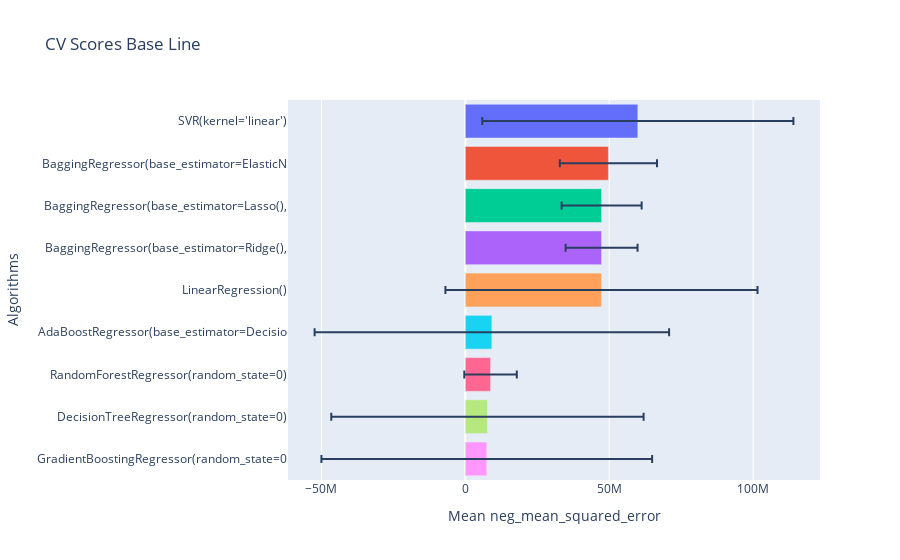

Here is the notebook cell this chart was saved with:
### Markdown cell above
De nuevo el que obtiene un menor error absoluto es AdaBoost.

### Code cell
gp.crossval_models(x_train,y_train,10,lista_estimadores,"neg_mean_squared_error")

### Figure 1 — Plotly figure (JSON) as saved in the notebook; plotly's stock layout.template omitted (floating-point values rounded to 4 significant figures)
{"data": [{"alignmentgroup": "True", "error_x": {"array": [54050000.0]}, "hovertemplate": "Algorithms=%{y}<br>Mean neg_mean_squared_error=%{x}<extra></extra>", "legendgroup": "SVR(kernel='linear')", "marker": {"color": "#636efa", "pattern": {"shape": ""}}, "name": "SVR(kernel='linear')", "offsetgroup": "SVR(kernel='linear')", "orientation": "h", "showlegend": true, "textposition": "auto", "type": "bar", "x": [59940000.0], "xaxis": "x", "y": ["SVR(kernel='linear')"], "yaxis": "y"}, {"alignmentgroup": "True", "error_x": {"array": [16880000.0]}, "hovertemplate": "Algorithms=%{y}<br>Mean neg_mean_squared_error=%{x}<extra></extra>", "legendgroup": "BaggingRegressor(base_estimator=ElasticN", "marker": {"color": "#EF553B", "pattern": {"shape": ""}}, "name": "BaggingRegressor(base_estimator=ElasticN", "offsetgroup": "BaggingRegressor(base_estimator=ElasticN", "orientation": "h", "showlegend": true, "textposition": "auto", "type": "bar", "x": [49720000.0], "xaxis": "x", "y": ["BaggingRegressor(base_estimator=ElasticN"], "yaxis": "y"}, {"alignmentgroup": "True", "error_x": {"array": [13900000.0]}, "hovertemplate": "Algorithms=%{y}<br>Mean neg_mean_squared_error=%{x}<extra></extra>", "legendgroup": "BaggingRegressor(base_estimator=Lasso(),", "marker": {"color": "#00cc96", "pattern": {"shape": ""}}, "name": "BaggingRegressor(base_estimator=Lasso(),", "offsetgroup": "BaggingRegressor(base_estimator=Lasso(),", "orientation": "h", "showlegend": true, "textposition": "auto", "type": "bar", "x": [47350000.0], "xaxis": "x", "y": ["BaggingRegressor(base_estimator=Lasso(),"], "yaxis": "y"}, {"alignmentgroup": "True", "error_x": {"array": [12500000.0]}, "hovertemplate": "Algorithms=%{y}<br>Mean neg_mean_squared_error=%{x}<extra></extra>", "legendgroup": "BaggingRegressor(base_estimator=Ridge(),", "marker": {"color": "#ab63fa", "pattern": {"shape": ""}}, "name": "BaggingRegressor(base_estimator=Ridge(),", "offsetgroup": "BaggingRegressor(base_estimator=Ridge(),", "orientation": "h", "showlegend": true, "textposition": "auto", "type": "bar", "x": [47350000.0], "xaxis": "x", "y": ["BaggingRegressor(base_estimator=Ridge(),"], "yaxis": "y"}, {"alignmentgroup": "True", "error_x": {"array": [54220000.0]}, "hovertemplate": "Algorithms=%{y}<br>Mean neg_mean_squared_error=%{x}<extra></extra>", "legendgroup": "LinearRegression()", "marker": {"color": "#FFA15A", "pattern": {"shape": ""}}, "name": "LinearRegression()", "offsetgroup": "LinearRegression()", "orientation": "h", "showlegend": true, "textposition": "auto", "type": "bar", "x": [47300000.0], "xaxis": "x", "y": ["LinearRegression()"], "yaxis": "y"}, {"alignmentgroup": "True", "error_x": {"array": [61580000.0]}, "hovertemplate": "Algorithms=%{y}<br>Mean neg_mean_squared_error=%{x}<extra></extra>", "legendgroup": "AdaBoostRegressor(base_estimator=Decisio", "marker": {"color": "#19d3f3", "pattern": {"shape": ""}}, "name": "AdaBoostRegressor(base_estimator=Decisio", "offsetgroup": "AdaBoostRegressor(base_estimator=Decisio", "orientation": "h", "showlegend": true, "textposition": "auto", "type": "bar", "x": [9217000.0], "xaxis": "x", "y": ["AdaBoostRegressor(base_estimator=Decisio"], "yaxis": "y"}, {"alignmentgroup": "True", "error_x": {"array": [9119000.0]}, "hovertemplate": "Algorithms=%{y}<br>Mean neg_mean_squared_error=%{x}<extra></extra>", "legendgroup": "RandomForestRegressor(random_state=0)", "marker": {"color": "#FF6692", "pattern": {"shape": ""}}, "name": "RandomForestRegressor(random_state=0)", "offsetgroup": "RandomForestRegressor(random_state=0)", "orientation": "h", "showlegend": true, "textposition": "auto", "type": "bar", "x": [8766000.0], "xaxis": "x", "y": ["RandomForestRegressor(random_state=0)"], "yaxis": "y"}, {"alignmentgroup": "True", "error_x": {"array": [54260000.0]}, "hovertemplate": "Algorithms=%{y}<br>Mean neg_mean_squared_error=%{x}<extra></extra>", "legendgroup": "DecisionTreeRegressor(random_state=0)", "marker": {"color": "#B6E880", "pattern": {"shape": ""}}, "name": "DecisionTreeRegressor(random_state=0)", "offsetgroup": "DecisionTreeRegressor(random_state=0)", "orientation": "h", "showlegend": true, "textposition": "auto", "type": "bar", "x": [7682000.0], "xaxis": "x", "y": ["DecisionTreeRegressor(random_state=0)"], "yaxis": "y"}, {"alignmentgroup": "True", "error_x": {"array": [57450000.0]}, "hovertemplate": "Algorithms=%{y}<br>Mean neg_mean_squared_error=%{x}<extra></extra>", "legendgroup": "GradientBoostingRegressor(random_state=0", "marker": {"color": "#FF97FF", "pattern": {"shape": ""}}, "name": "GradientBoostingRegressor(random_state=0", "offsetgroup": "GradientBoostingRegressor(random_state=0", "orientation": "h", "showlegend": true, "textposition": "auto", "type": "bar", "x": [7456000.0], "xaxis": "x", "y": ["GradientBoostingRegressor(random_state=0"], "yaxis": "y"}], "layout": {"barmode": "relative", "legend": {"title": {"text": "Algorithms"}, "tracegroupgap": 0}, "showlegend": false, "title": {"text": "CV Scores Base Line"}, "xaxis": {"anchor": "y", "domain": [0, 1], "title": {"text": "Mean neg_mean_squared_error"}}, "yaxis": {"anchor": "x", "categoryarray": ["GradientBoostingRegressor(random_state=0", "DecisionTreeRegressor(random_state=0)", "RandomForestRegressor(random_state=0)", "AdaBoostRegressor(base_estimator=Decisio", "LinearRegression()", "BaggingRegressor(base_estimator=Ridge(),", "BaggingRegressor(base_estimator=Lasso(),", "BaggingRegressor(base_estimator=ElasticN", "SVR(kernel='linear')"], "categoryorder": "array", "domain": [0, 1], "title": {"text": "Algorithms"}}}}
